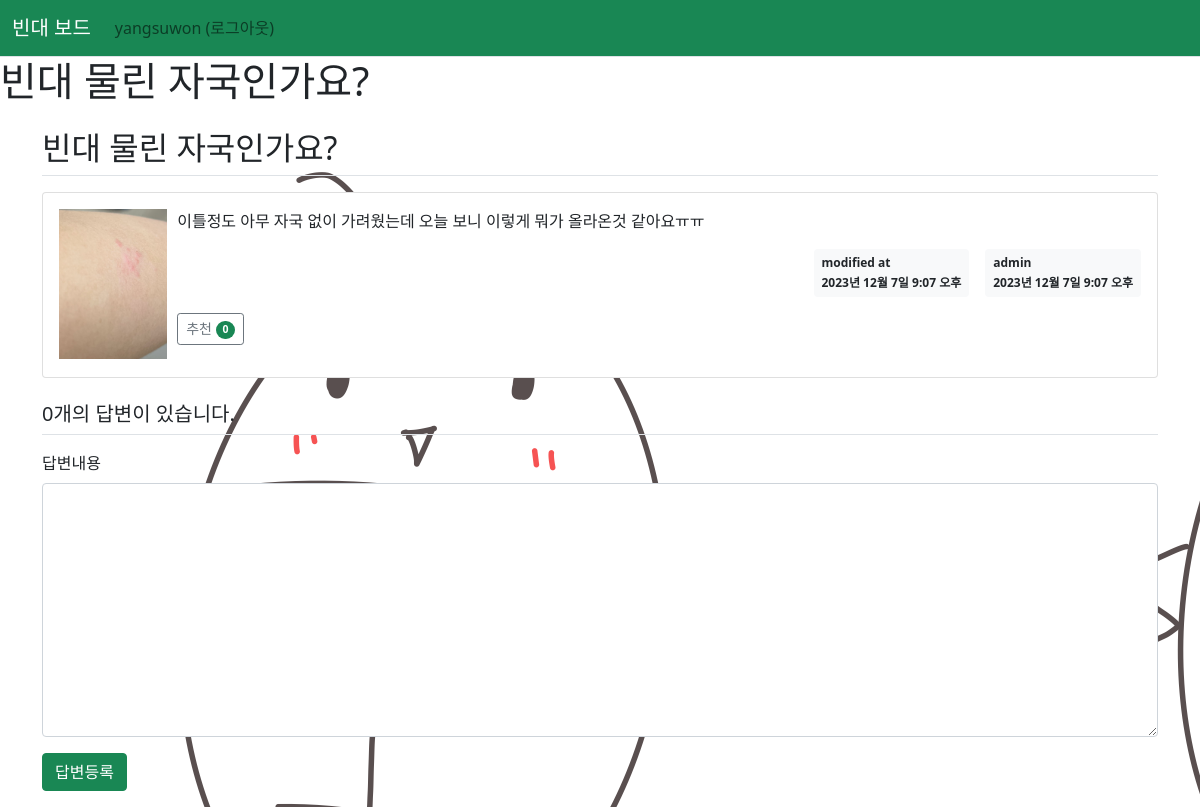
The page /pybo/38/ (signed in) on the database its author committed.
### pybo/models.py (models this page shows, shortened)
class Question(models.Model):
    author = models.ForeignKey(User, on_delete=models.CASCADE, related_name='author_question')
    subject = models.CharField(max_length=200)
    content = models.TextField()
    create_date = models.DateTimeField()
    imgfile = models.ImageField(null=True, upload_to="static/", blank=True) # 이미지 컬럼 추가
    modify_date = models.DateTimeField(null=True, blank=True)
    voter = models.ManyToManyField(User, related_name='voter_question')  # 추천인 추가

### pybo/views/base_views.py (the view)
def detail(request, question_id):
    question = get_object_or_404(Question, pk=question_id)
    context = {'question': question}
    return render(request, 'pybo/question_detail.html', context)

### pybo/templatetags/pybo_filter.py (called while the page is built)
@register.filter
def mark(value):
    extensions = ["nl2br", "fenced_code"]
    return mark_safe(markdown.markdown(value, extensions=extensions))

### templates/pybo/question_detail.html (shortened to what this page needs)
{% extends 'base.html' %}
{% load pybo_filter %}
{% block content %}
<body>
    <h1>{{ question.subject }}</h1>
    <div class="container my-3">
        <h2 class="border-bottom py-2">{{ question.subject }}</h2>
        <div class="card my-3">
            <div class="card-body">
                {% if question.imgfile %}
                <div style="width:10%; height:150px; float:left; margin-right:10px;">
                    <img src="/{{ question.imgfile }}">
                </div>
                {% endif %}
                <div class="card-text">{{ question.content|mark }}</div>
                <div class="d-flex justify-content-end">
                    {% if question.modify_date %}
                    <div class="badge bg-light text-dark p-2 text-start mx-3">
                        <div class="mb-2">modified at</div>
                        <div>{{ question.modify_date }}</div>
                    </div>
                    {% endif %}
                    <div class="badge bg-light text-dark p-2 text-start">
                        <div class="mb-2">{{ question.author.username }}</div>
                        <div>{{ question.create_date }}</div>
                    </div>
                </div>
                <div class="my-3">
                    <a href="javascript:void(0)" data-uri="{% url 'pybo:question_vote' question.id  %}"
                        class="recommend btn btn-sm btn-outline-secondary"> 추천
                        <span class="badge rounded-pill bg-success">{{question.voter.count}}</span>
                    </a>
                </div>
            </div>
        </div>
        <h5 class="border-bottom my-3 py-2">{{question.answer_set.count}}개의 답변이 있습니다.</h5>
            <form action="{% url 'pybo:answer_create' question.id %}" method="post" class="my-3">
                <div class="mb-3">
                    <label for="content" class="form-label">답변내용</label>
                    <textarea {% if not user.is_authenticated %}disabled{% endif %} name="content" id="content"
                        class="form-control" rows="10"></textarea>
                </div>
                <input type="submit" value="답변등록" class="btn btn-success">
            </form>
        </div>
        {% endblock %}

### templates/navbar.html (shortened to what this page needs)
{% load static %}
<nav class="navbar navbar-expand-lg navbar-light bg-success border-bottom">
    <div class="container-fluid">
        <a class="navbar-brand text-white font-weight-bold" href="{% url 'pybo:index' %}">빈대 보드</a>
        <div class="collapse navbar-collapse" id="navbarSupportedContent">
            <ul class="navbar-nav me-auto mb-2 mb-lg-0">
                <li class="nav-item">
                    {% if user.is_authenticated %}
                    <a class="nav-link" href="{% url 'common:logout' %}">{{ user.username }} (로그아웃)</a>
                    {% else %}
                    <a class="nav-link" href="{% url 'common:login' %}">로그인</a>
                    {% endif %}
                </li>
            </ul>
        </div>
    </div>
</nav>

### rows shown on the page
Question: subject "빈대 물린 자국인가요?", imgfile (picture), content|mark "이틀정도 아무 자국 없이 가려웠는데 오늘 보니 이렇게 뭐가 올라온것 같아요ㅠㅠ", modify_date "2023년 12월 7일 9:07 오후", author.username "admin", create_date "2023년 12월 7일 9:07 오후", voter.count "0", answer_set.count "0"

### other values the page prints
{{ user.username }} "yangsuwon"
